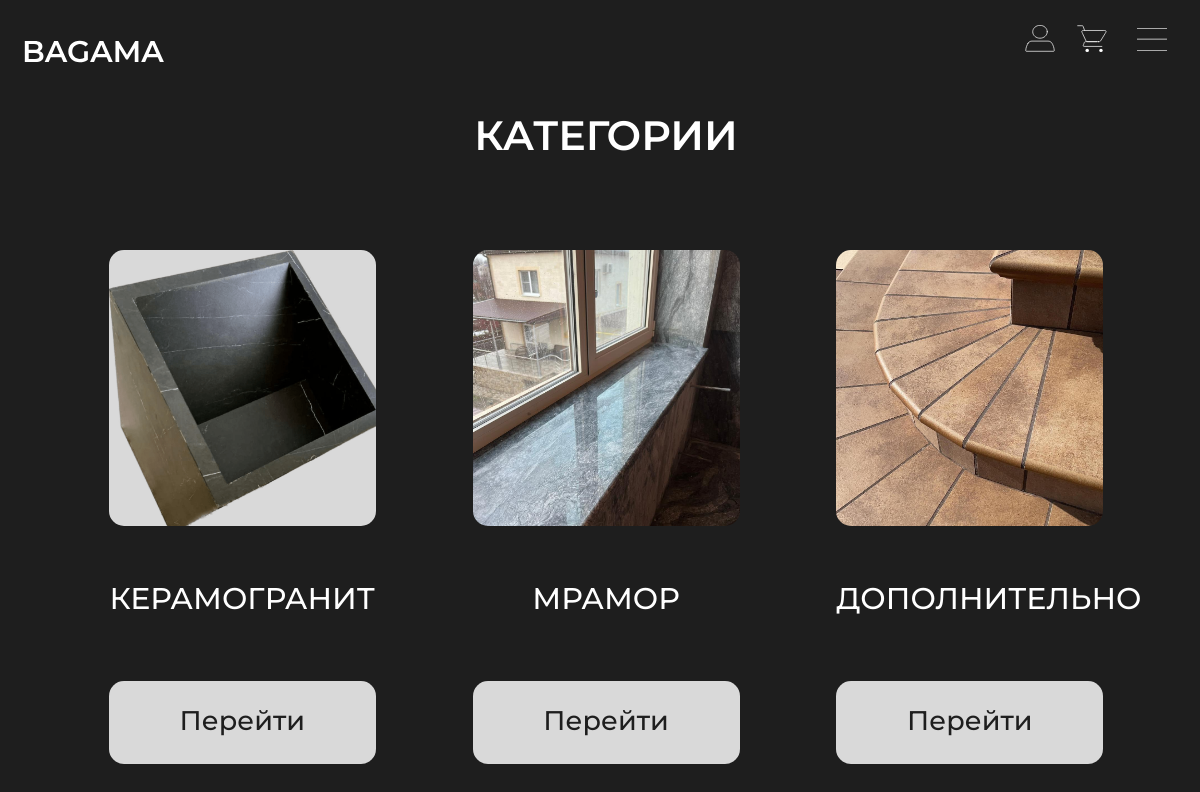
Page /categories/ on the committed database.
### shop/models.py (models this page shows, shortened)
class Categories(models.Model):
    title = models.CharField(verbose_name='Заголовок', max_length=100)
    image = models.ImageField(verbose_name='Картинка', upload_to='categories/avatars/')
    class Meta():
        verbose_name = 'каригорию'
        verbose_name_plural = 'Категории'

### shop/views.py (the view)
# urls.py: path('categories/', views.categoriespage, name='categoriespage'),
def categoriespage(request):
    categories = Categories.objects.all()
    return render(request, 'shop/categories.html', {'categories': categories})

### shop/templates/shop/categories.html (shortened to what this page needs)
{% extends 'shop/base.html' %}
{% load static %}
{% block head %}
<link rel="stylesheet" href="{% static 'shop/css/categories.css' %}">
{% endblock head %}
{% block content %}
<div class="main-container">
    <div class="title-block">
        <h2 class="title">КАТЕГОРИИ</h2>
    </div>
    <div class="row categories justify-content-evenly">
        {% for category in categories %}
        <div style='margin-bottom: 7vw' class="col-lg-3 col-md-6 col-12 category">
            <div class="category-img" style="background-image: url('{{category.image.url}}');"></div>
            <div class="category-title">
                <h4 class="category-title">{{category.title}}</h4>
            </div>
            <div class="row justify-content-center">
                <div class="col-lg-12 col-md-7 col-6 category-btn">
                    <a href="{% url 'productspage' category.id%}">Перейти</a>
                </div>
            </div>
        </div>
        {% endfor %}
    </div>
{% endblock %}

### shop/static/shop/css/base.css (style rules this page uses)
body { background: #1E1E1E;; overflow-x: hidden; }

### shop/static/shop/css/categories.css (style rules this page uses)
.main-container { padding-left: 3vw; padding-right: 2vw; overflow-x: hidden; }
.title-block { text-align: center; margin-bottom: 90px; }
.title { font-family: 'Montserrat'; font-style: normal; font-weight: 600; font-size: 41px; line-height: 50px; color: #FFFFFF; }
.category-img { width: 100%; height: 23vw; background: #D9D9D9; border-radius: 15px; background-repeat: no-repeat; background-size: cover; margin-bottom: 50px; }
.category-title { text-align: center; margin-bottom: 60px; }
.category-title h4 { font-family: 'Montserrat'; font-style: normal; font-weight: 500; font-size: 30px; line-height: 45px; color: #FFFFFF; }
.category-btn { text-align: center; }
.category-btn a { padding-right: 10px; padding-left: 10px; padding-top: 23px; padding-bottom: 27px; display: block; width: 100%; height: max-content; background: #D9D9D9; border-radius: 15px; font-family: 'Montserrat'; font-style: normal; font-weight: 500; font-size: 27px; line-height: 33px; color: #1E1E1E; text-decoration: none; user-select: none; transition-duration: 0.4s; }

### rows in the picture
Categories: image (picture), title "КЕРАМОГРАНИТ"
Categories: image (picture), title "МРАМОР"
Categories: image (picture), title "ДОПОЛНИТЕЛЬНО"
